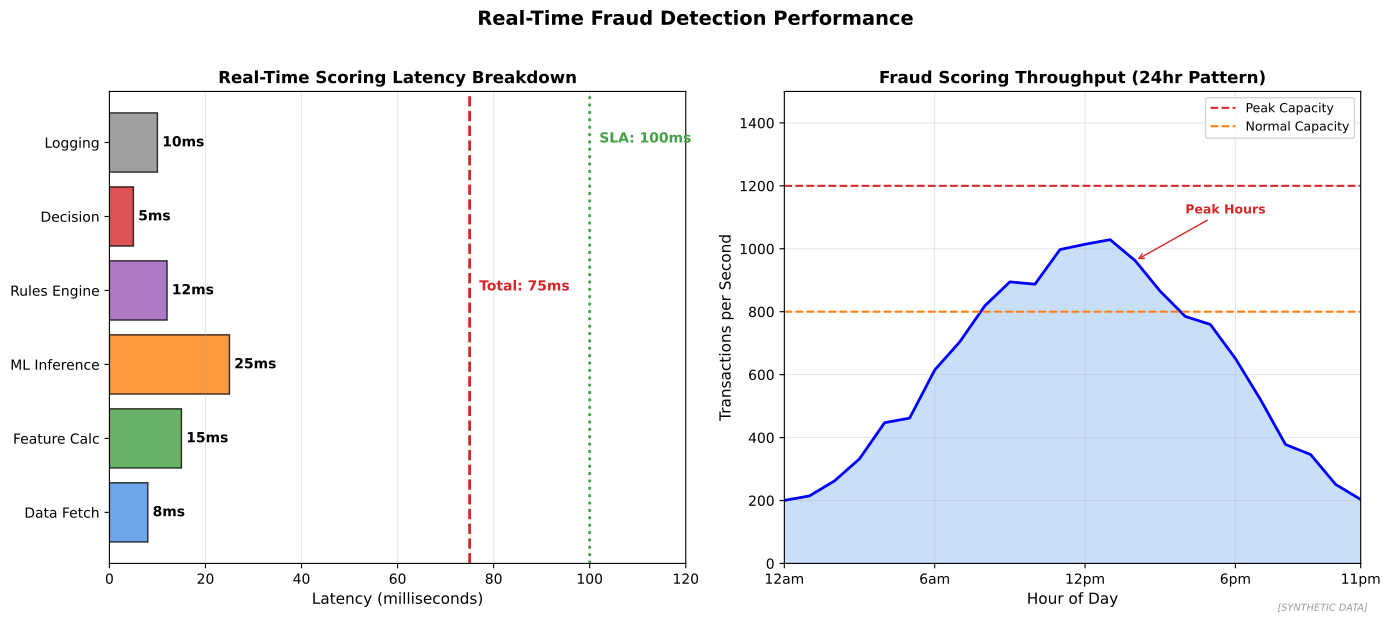

This figure's Python source:
"""
Real-Time Fraud Scoring
Latency and throughput in fraud detection

Output: real_time_scoring.pdf
Module: module_03_ai_ml
Lesson: 31 - Fraud Detection
"""

from pathlib import Path
import matplotlib.pyplot as plt
import numpy as np

CHART_METADATA = {
    'title': 'Real Time Scoring',
    'module': 'module_03_ai_ml',
    'lesson': 31,
    'url': 'https://github.com/Digital-AI-Finance/digital-finance/tree/main/module_03_ai_ml/figures/real_time_scoring'
}

plt.rcParams.update({'font.size': 10, 'axes.labelsize': 10})

def create_chart():
    fig, axes = plt.subplots(1, 2, figsize=(14, 6))

    # Latency breakdown
    ax1 = axes[0]

    components = ['Data Fetch', 'Feature Calc', 'ML Inference', 'Rules Engine',
                  'Decision', 'Logging']
    latencies = [8, 15, 25, 12, 5, 10]  # milliseconds
    colors = ['#4A90E2', '#44A044', '#FF7F0E', '#9B59B6', '#D62728', '#888888']

    bars = ax1.barh(components, latencies, color=colors, edgecolor='black', alpha=0.8)

    for bar, lat in zip(bars, latencies):
        ax1.text(bar.get_width() + 1, bar.get_y() + bar.get_height()/2,
                f'{lat}ms', va='center', fontsize=10, fontweight='bold')

    # Total line
    total = sum(latencies)
    ax1.axvline(x=total, color='#D62728', linestyle='--', linewidth=2)
    ax1.text(total + 2, 3, f'Total: {total}ms', fontsize=10, fontweight='bold', color='#D62728')

    # SLA line
    ax1.axvline(x=100, color='#44A044', linestyle=':', linewidth=2)
    ax1.text(100 + 2, 5, 'SLA: 100ms', fontsize=10, fontweight='bold', color='#44A044')

    ax1.set_xlabel('Latency (milliseconds)', fontsize=11)
    ax1.set_title('Real-Time Scoring Latency Breakdown', fontsize=12, fontweight='bold')
    ax1.set_xlim(0, 120)
    ax1.xaxis.grid(True, alpha=0.3)

    # Throughput over time
    ax2 = axes[1]

    hours = np.arange(0, 24)
    # Typical daily pattern
    base_tps = 1000
    pattern = np.sin((hours - 6) * np.pi / 12) * 0.4 + 0.6
    pattern = np.clip(pattern, 0.2, 1)
    throughput = base_tps * pattern * (1 + np.random.randn(24) * 0.05)

    ax2.fill_between(hours, throughput, alpha=0.3, color='#4A90E2')
    ax2.plot(hours, throughput, 'b-', linewidth=2)

    # Peak hours
    ax2.axhline(y=1200, color='#D62728', linestyle='--', linewidth=1.5, label='Peak Capacity')
    ax2.axhline(y=800, color='#FF7F0E', linestyle='--', linewidth=1.5, label='Normal Capacity')

    # Annotate peaks
    ax2.annotate('Peak Hours', xy=(14, throughput[14]), xytext=(16, throughput[14] + 150),
                fontsize=9, fontweight='bold', color='#D62728',
                arrowprops=dict(arrowstyle='->', color='#D62728'))

    ax2.set_xlabel('Hour of Day', fontsize=11)
    ax2.set_ylabel('Transactions per Second', fontsize=11)
    ax2.set_title('Fraud Scoring Throughput (24hr Pattern)', fontsize=12, fontweight='bold')
    ax2.set_xlim(0, 23)
    ax2.set_ylim(0, 1500)
    ax2.set_xticks([0, 6, 12, 18, 23])
    ax2.set_xticklabels(['12am', '6am', '12pm', '6pm', '11pm'])
    ax2.legend(loc='upper right', fontsize=9)
    ax2.grid(True, alpha=0.3)

    fig.suptitle('Real-Time Fraud Detection Performance', fontsize=14, fontweight='bold', y=1.02)
    fig.text(0.98, 0.02, '[SYNTHETIC DATA]', fontsize=7, color='#999999', ha='right', style='italic')
    plt.tight_layout()

    output_path = Path(__file__).parent / 'real_time_scoring.pdf'
    plt.savefig(output_path, format='pdf', dpi=300, bbox_inches='tight')
    plt.close()
    print(f"Chart saved to: {output_path}")
    return output_path

if __name__ == '__main__':
    create_chart()
